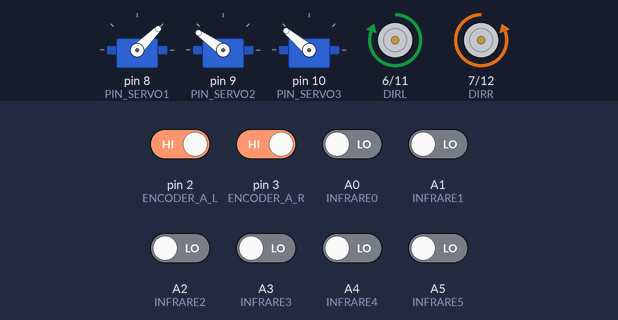
Recording of a sketch running on a simulated Arduino Nano, built with avr-gcc and run on an emulated ATmega328P. On the bench: 3 × servo, direction and speed pins drawn as motors (green arrow = direction pin HIGH = forward, orange = LOW = backward, longer = more drive). The inputs (shaded band) are chosen by the test bench; at power-on: pin 2 (ENCODER_A_L), pin 3 (ENCODER_A_R) HIGH, A0 (INFRARE0), A1 (INFRARE1), A2 (INFRARE2), A3 (INFRARE3), A4 (INFRARE4), A5 (INFRARE5) LOW.

Above: at 2.2 s.
2.3 s: A0 (INFRARE0) driven HIGH
At 2.8 s:
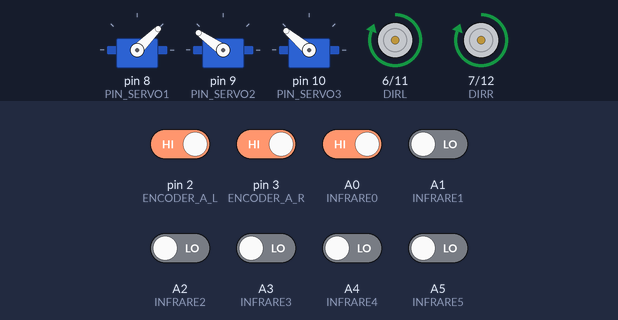
3.8 s: A0 (INFRARE0) driven LOW and A4 (INFRARE4) driven HIGH
At 4.5 s:
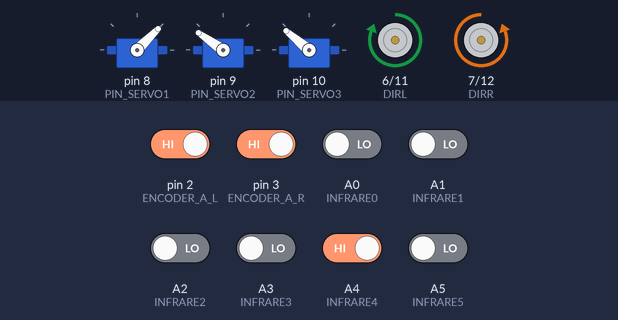
5.3 s: A2 (INFRARE2) driven HIGH
At 5.53 s:
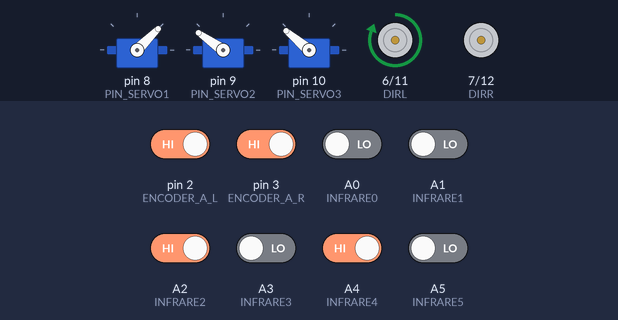
7.1 s: A5 (INFRARE5) driven HIGH
At 8.3 s:
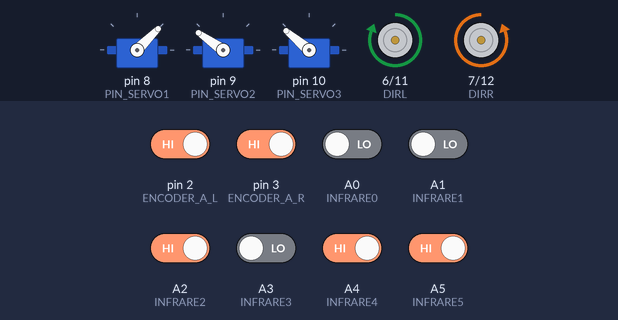
8.6 s: A2 (INFRARE2) driven LOW
At 9.8 s:
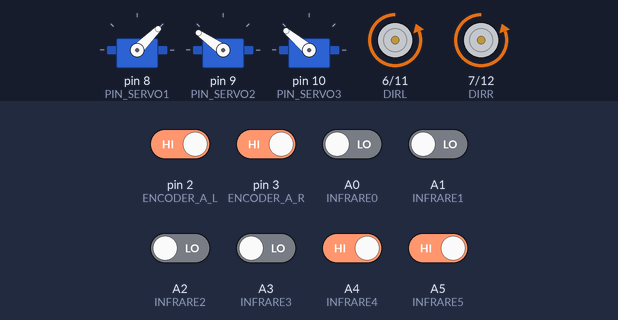
10.1 s: A3 (INFRARE3) driven HIGH
At 10.7 s:
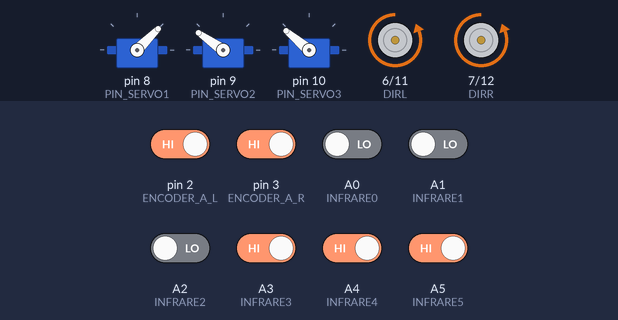
Timing chart, 0 to 12.6 s (numbered marks = the images above; inputs shaded):
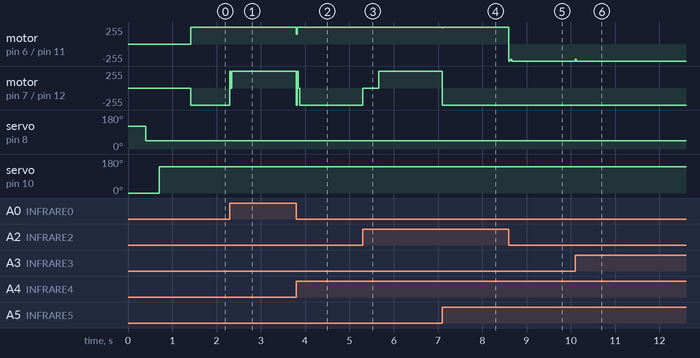

Measured:
- after the input at 2.3 s, motor on pin 7 (DIRR) / pin 12 (PWMR): backward 255/255 → forward 255/255 at once
- after the input at 3.8 s, motor on pin 6 (DIRL) / pin 11 (PWML): forward 255/255 → forward 148/255 at once, → forward 255/255 0.02 s later; motor on pin 7 (DIRR) / pin 12 (PWMR): forward 255/255 → backward 255/255 at once
- after the input at 5.3 s, motor on pin 7 (DIRR) / pin 12 (PWMR): backward 255/255 → stopped at once, → forward 255/255 0.36 s later
- after the input at 7.1 s, motor on pin 6 (DIRL) / pin 11 (PWML): forward 255/255 → forward 246/255 at once, → forward 255/255 0.02 s later; motor on pin 7 (DIRR) / pin 12 (PWMR): forward 255/255 → backward 255/255 at once
- after the input at 8.6 s, motor on pin 6 (DIRL) / pin 11 (PWML): forward 255/255 → backward 255/255 at once
- after the input at 10.1 s, motor on pin 6 (DIRL) / pin 11 (PWML): backward 255/255 → backward 226/255 at once, → backward 255/255 0.02 s later

The sketch:

succession.ino
```cpp
#include <MsTimer2.h>
#include <Servo.h>
#define PIN_SERVO1 8//定义舵机控制端口
#define PIN_SERVO2 9
#define PIN_SERVO3 10
#define ENCODER_A_L 2 //电机 1 的编码器 A 项接 Arduino 的 2 中断口，用于编码器计数
#define ENCODER_B_L 4
#define ENCODER_A_R 3 //电机 2 的编码器 A 项接 Arduino 的 3 中断口，用于编码器计数
#define ENCODER_B_R 5
#define PWML 11 //用于电机 1 的 PWM 输出， 调节电机速度
#define DIRL 6
#define PWMR 12 //用于电机 2 的 PWM 输出，调节电机速度
#define DIRR 7
#define PERIOD 20
#define INFRARE0 A0//红外
#define INFRARE1 A1
#define INFRARE2 A2
#define INFRARE3 A3
#define INFRARE4 A4
#define INFRARE5 A5
#define INFRARE6 A6
#define INFRARE7 A7


Servo servo1; //创建一个舵机控制对象
Servo servo2;
Servo servo3;
int langle1=0,langle2=0,langle3=0;
const int angle1=120,angle2=145,angle3=0;


#define BASESPEED 6.0
#define timeline 2
volatile float TARGET_L = BASESPEED; //定义电机 1 的目标速度值
volatile float TARGET_R = -BASESPEED; //定义电机 2 的目标速度值
volatile float encoderVal_L; //在中断里面使用的全局变量需要定义成 volatile 类型
volatile float encoderVal_R;
volatile float velocity_L;
volatile float velocity_R;
volatile float uL=0;
volatile float uR=0;
volatile float LeI; //电机 1 当前时刻的误差 e(k)
volatile float LeII; //上一时刻的误差 e(k-1)
volatile float LeIII; //上上时刻的误差 e(k-2)
volatile int Loutput;
volatile float ReI; //电机 2 当前时刻的误差 e(k)
volatile float ReII; //上一时刻的误差 e(k-1)
volatile float ReIII; //上上时刻的误差 e(k-2)
volatile int Routput;

volatile float delta=0;
volatile float delta_speed_max = 40;
volatile float delta_speed = 0;
volatile float FeI;
volatile float FeII=0;
volatile int infrare[8][timeline] = {0};


//获取电机 1 的编码器值
void getEncoder_L(void){
if(digitalRead(ENCODER_A_L) == LOW){
if (digitalRead(ENCODER_B_L) == LOW){
encoderVal_L--;
}
else{
encoderVal_L++;}
}
else{
if (digitalRead(ENCODER_B_L) == LOW){
encoderVal_L++;
}
else{
encoderVal_L--;
}
}
}
//获取电机 2 的编码器值
void getEncoder_R(void){
if(digitalRead(ENCODER_A_R) == LOW){
if (digitalRead(ENCODER_B_R) == LOW){
encoderVal_R--;
}
else{
encoderVal_R++;
}
}
else{
if (digitalRead(ENCODER_B_R) == LOW){
encoderVal_R++;
}
else{
encoderVal_R--;
}
}
}


//电机 1 的 PID 算法
int pidcontrol_L(float target,float current)
{
LeI = target - current;
float kp = 30, TI =25 , TD =15,T = PERIOD;
float q0 = kp * (1+T/TI + TD/T);
float q1 = -kp * (1+2*TD/T);
float q2 = kp * TD / T;
uL = uL + q0 * LeI + q1 * LeII + q2 * LeIII;
LeIII = LeII;
LeII = LeI;
if (uL > 255){
uL = 255;
}else if (uL <= -255){
uL = -255;
}
Loutput = uL;
return (int)Loutput;
}
//电机 2 的 PID 算法
int pidcontrol_R(float target,float current)
{
ReI = target - current;
float kp = 30, TI =25 , TD =15,T = PERIOD;
float q0 = kp * (1+T/TI + TD/T);
float q1 = -kp * (1+2*TD/T);
float q2 = kp * TD / T;
uR = uR + q0 * ReI + q1 * ReII + q2 * ReIII;
ReIII = ReII;
ReII = ReI;
if (uR > 255){
uR = 255;
}
else if (uR <= -255){
uR = -255;
}
Routput = uR;
return (int)Routput;
}


//电机 1 速度和方向控制
void control_L()
{
velocity_L = (encoderVal_L/780) * 3.1415 * 2.0 * (1000/PERIOD); //计算轮子转动速度（弧度制的速度， 2π Rn）
Loutput = pidcontrol_L(TARGET_L,velocity_L);
if (Loutput > 0){
digitalWrite(DIRL,HIGH);
analogWrite(PWML,Loutput);
}
else {
digitalWrite(DIRL,LOW);
analogWrite(PWML,abs(Loutput));
}
encoderVal_L = 0;}
//电机 2 速度和方向控制
void control_R()
{
velocity_R = (encoderVal_R/780) * 3.1415 * 2.0 * (1000/PERIOD); //计算轮子转动速度（弧度制的速度 2π Rn）
Routput = pidcontrol_R(TARGET_R,velocity_R);
if (Routput > 0){
digitalWrite(DIRR,HIGH);
analogWrite(PWMR,Routput);
}
else {
digitalWrite(DIRR,LOW);
analogWrite(PWMR,abs(Routput));
}
encoderVal_R = 0;
}

bool isAllBlack(){
  for (int i=0;i<8;i++) if (infrare[i][0]==0) return false;
  return true;
}
bool isAllWhite(){
  for (int i=0;i<8;i++) if (infrare[i][0]==1) return false;
  return true;
}
//红外数据更新
void InfrareUpdate(){
  infrare[0][0] = digitalRead(INFRARE0);
  infrare[1][0] = digitalRead(INFRARE1);
  infrare[2][0] = digitalRead(INFRARE2);
  infrare[3][0] = digitalRead(INFRARE3);
  infrare[4][0] = digitalRead(INFRARE4);
  infrare[5][0] = digitalRead(INFRARE5);
  infrare[6][0] = digitalRead(INFRARE6);
  infrare[7][0] = digitalRead(INFRARE7);
  for (int i=0;i<8;i++){
    for (int j=timeline-1;j>0;j--){
      infrare[i][j]=infrare[i][j-1];
    }
  }
}
//红外获取方向偏差
volatile float err[]={-2,-1,-0.5,-0.1,0.1,0.5,1,2};
volatile float sum=0,temp=0;
float controlInfrare(){
  sum=0;
  temp=0;
  for (int i=0;i<8;i++){
    for (int j=0;j<timeline;j++){
      temp+=(float)infrare[i][j];
    }
    temp=temp;
    sum+=temp*err[i];
    temp=0;
  }
  return sum;
}
//红外pid->减速量
float pidToSlow(float error){
  float u=0,kp=8.0,kd=0.4;//0.4
  FeI=error;
  //integal+=FeI;
  u=kp*FeI+kd*(FeI-FeII);
  FeII=FeI;
  if (u>delta_speed_max) u=delta_speed_max;
  if (u<-delta_speed_max) u=-delta_speed_max;
  return u;
}
//控制差速转向
bool isFinish=false;
void controlDelta(){
  if (!isFinish){
    InfrareUpdate();
    if (isAllBlack()) isFinish=true;
    else if (!isAllWhite()){
      delta=controlInfrare();
      delta_speed=pidToSlow(delta);
    }
    else{
      if (delta_speed>0&&delta_speed<delta_speed_max) delta_speed+=0.28*BASESPEED;
      else if(delta_speed<0&&delta_speed>-delta_speed_max) delta_speed-=0.28*BASESPEED;
    }
    if (delta_speed>0){
      TARGET_L=BASESPEED-abs(delta_speed);
      TARGET_R=-BASESPEED;
    }
    else if(delta_speed<0){
      TARGET_R=-BASESPEED+abs(delta_speed);
      TARGET_L=BASESPEED;
    }
  }
  else{
  }
}


//封装函数
bool isTrace=false;
void control(void)
{
  if(isTrace){
    controlDelta();
    control_L();
    control_R();
  }
}


// put your setup code here, to run once
void setup() {
TCCR1B = TCCR1B & B11111000 | B00000001; //PWM 频率调节，设置 9、 10 引脚的 PWM 输出频率为 31372Hz，适合于我们使用的电机
pinMode(PWML,OUTPUT);
pinMode(DIRL,OUTPUT);
pinMode(PWMR,OUTPUT);
pinMode(DIRR,OUTPUT);
pinMode(ENCODER_A_L,INPUT);
pinMode(ENCODER_B_L,INPUT);
pinMode(ENCODER_A_R,INPUT);
pinMode(ENCODER_B_R,INPUT);
pinMode(INFRARE0, INPUT);
pinMode(INFRARE1, INPUT);
pinMode(INFRARE2, INPUT);
pinMode(INFRARE3, INPUT);
pinMode(INFRARE4, INPUT);
pinMode(INFRARE5, INPUT);
pinMode(INFRARE6, INPUT);
pinMode(INFRARE7, INPUT);
servo1.attach(PIN_SERVO1); //定义舵机接口 10
servo2.attach(PIN_SERVO2);
servo3.attach(PIN_SERVO3);
attachInterrupt(0,getEncoder_L,CHANGE); //中断 0 设置，对应 2 引脚
attachInterrupt(1,getEncoder_R,CHANGE); //中断 1 设置，对应 3 引脚
Serial.begin(9600);
MsTimer2::set(PERIOD,control); //设定每隔 PERIOD 时间，执行一次 control
MsTimer2::start(); //开始时间
}
// put your main code here, to run repeatedly
bool allFinish=false;
void loop() {
  if(!isTrace){
  servo1.write(angle1);
  servo2.write(angle2);
  servo3.write(angle3);
  delay(400);
  servo1.write(45);
  delay(300);
  servo3.write(140);
  delay(700);
  isTrace=true;

  }
  if (isFinish&&!allFinish){
  TARGET_L=0;
  TARGET_R=0;
  control_L();
  control_R();
  servo3.write(angle3);
  servo2.write(angle2);
  delay(400);
  servo1.write(angle1);
  delay(200);
  allFinish=true;
  }
}
```
